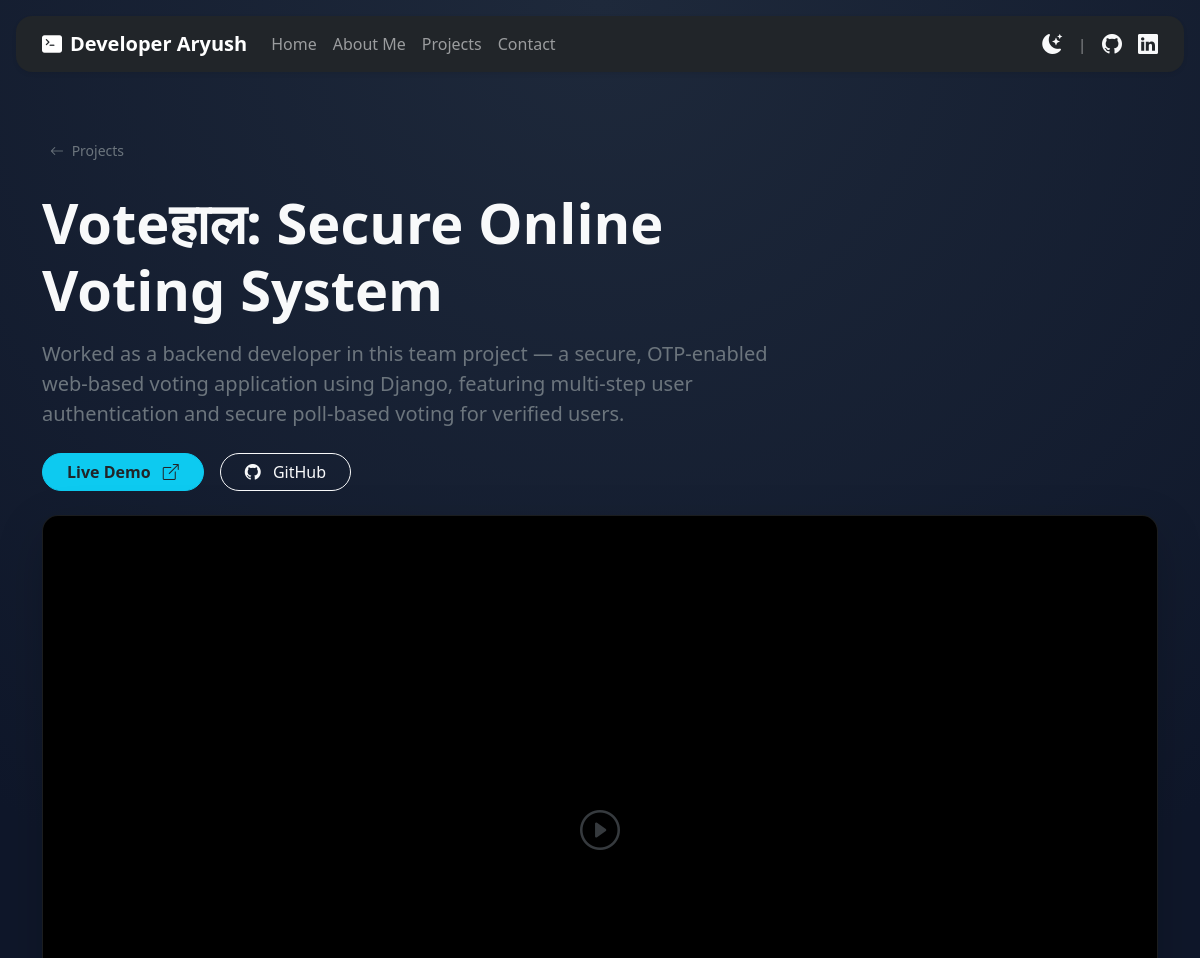
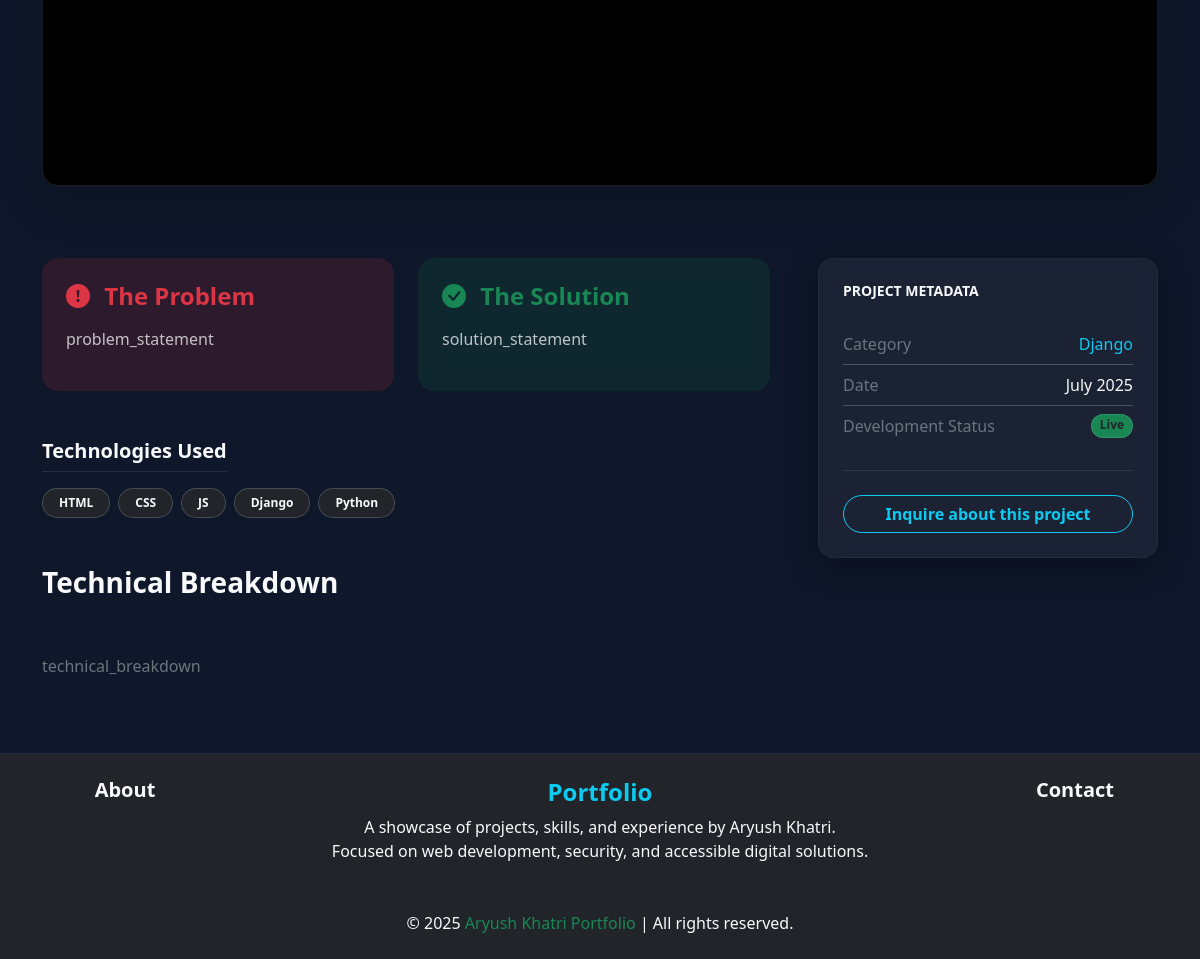
Page /aryush/project/5/ on the committed database (2 pictures, top to bottom).
### portfolio_app/models.py (models this page shows, shortened)
class Project(models.Model):
    TYPES_CHOICE = [
        ('Dj', 'Django'),
        ('Py', 'Python'),
        ('Fg', 'Figma'),
        ('FS' , 'Full Stack')
    ]
    STATUS_CHOICES = [
    ('Comp', 'Completed'),
    ('Live', 'Live'), # If you actually host it later
    ('Dev', 'In Development')]
    title = models.CharField(max_length=100)
    project_type = models.CharField(max_length=2, choices=TYPES_CHOICE)
    status = models.CharField(max_length=4, choices=STATUS_CHOICES, default='Dev')
    problem_statement = models.TextField(help_text="What was the challenge?", default = "problem_statement", blank=True, null=True)
    solution_statement = models.TextField(help_text="How did you solve it?", default = "solution_statement", blank=True, null=True)
    technical_breakdown = models.TextField(help_text="The deep dive/README content.", default = "technical_breakdown", blank=True, null=True)
    description = models.TextField(help_text="Used for the project card preview.")
    tech_stack = models.JSONField(default=list)
    vedio = models.FileField(upload_to="static/videos/", blank=True, null=True)
    github_link = models.URLField(null=True, blank=True)
    project_link = models.URLField(null=True, blank=True)
    figma_link = models.URLField(null=True, blank=True)
    is_pinned = models.BooleanField(default=False)
    created_at = models.DateTimeField(auto_now_add=True)
    updated_at = models.DateTimeField(auto_now=True)
    class Meta:
        ordering = ['-is_pinned', '-created_at']

### portfolio_app/views.py (the view)
# urls.py: path('aryush/project/<int:pk>/', project_detail, name="project_detail"),
def project_detail(request, pk):
    project_obj = get_object_or_404(Project, pk=pk)
    project = {"project":project_obj}
    return render(request, 'portfolio_app/project_detail.html',project)

### portfolio_app/templates/portfolio_app/project_detail.html (shortened to what this page needs)
{% extends "layout.html" %}
{% load static %}
{% block content %}
<div class="container pt-5 pb-4">
    <a href="{% url 'projects' %}" class="btn btn-sm btn-outline-secondary rounded-pill mb-4 border-0">
        <i class="bi bi-arrow-left me-1"></i> Projects
    </a>
    <div class="row align-items-center">
        <div class="col-lg-8">
            <h1 class="display-4 fw-bold text-light mb-3">{{ project.title }}</h1>
            <p class="lead text-secondary mb-4">{{ project.description}}</p>
            <div class="d-flex gap-3">
                {% if project.project_link %}
                <a href="{{ project.project_link }}" target="_blank"
                    class="btn btn-info rounded-pill px-4 fw-bold text-dark">
                    Live Demo <i class="bi bi-box-arrow-up-right ms-2"></i>
                </a>
                {% endif %}
                {% if project.github_link %}
                <a href="{{ project.github_link }}" target="_blank" class="btn btn-outline-light rounded-pill px-4">
                    <i class="bi bi-github me-2"></i> GitHub
                </a>
                {% endif %}
            </div>
        </div>
    </div>
</div>
<div class="container mb-5">
    <div
        class="ratio ratio-16x9 rounded-4 overflow-hidden shadow-lg border border-secondary border-opacity-25 bg-black">
        {% if project.vedio %}
        <video class="object-fit-cover w-100 h-100" controls autoplay muted loop>
            <source src="{% static project.vedio.name|cut:'static/' %}" type="video/mp4">
            Your browser does not support the video tag.
        </video>
        {% else %}
        <div class="d-flex align-items-center justify-content-center text-secondary h-100">
            <i class="bi bi-play-circle fs-1 opacity-50"></i>
        </div>
        {% endif %}
    </div>
</div>
<div class="container py-4">
    <div class="row g-5">
        <div class="col-lg-8">
            <div class="row g-4 mb-5">
                <div class="col-md-6">
                    <div class="card h-100 border-0 rounded-4"
                        style="background: rgba(220, 53, 69, 0.15); backdrop-filter: blur(10px);">
                        <div class="card-body p-4">
                            <h4 class="fw-bold text-danger mb-3">
                                <i class="bi bi-exclamation-circle-fill me-2"></i> The Problem
                            </h4>
                            <p class="text-light opacity-75">
                                {{ project.problem_statement }}
                            </p>
                        </div>
                    </div>
                </div>
                <div class="col-md-6">
                    <div class="card h-100 border-0 rounded-4"
                        style="background: rgba(25, 135, 84, 0.15); backdrop-filter: blur(10px);">
                        <div class="card-body p-4">
                            <h4 class="fw-bold text-success mb-3">
                                <i class="bi bi-check-circle-fill me-2"></i> The Solution
                            </h4>
                            <p class="text-light opacity-75">
                                {{ project.solution_statement }}
                            </p>
                        </div>
                    </div>
                </div>
            </div>
            <div class="mb-5">
                <h5
                    class="fw-bold text-light mb-3 border-bottom border-secondary border-opacity-25 pb-2 d-inline-block">
                    Technologies Used</h5>
                <div class="d-flex flex-wrap gap-2">
                    {% for tech in project.tech_stack %}
                    <span
                        class="badge rounded-pill px-3 py-2 bg-dark border border-secondary border-opacity-50 text-light badge-{{ tech }}">
                        {{ tech }}
                    </span>
                    {% endfor %}
                </div>
            </div>
            <div class="mb-5">
                <h3 class="fw-bold text-light mb-4">Technical Breakdown</h3>
                <div class="text-secondary lead fs-6" style="white-space: pre-line; line-height: 1.8;">
                    {{ project.technical_breakdown }}
                </div>
            </div>
        </div>
        <div class="col-lg-4">
            <div class="sticky-top" style="top: 100px;">
                <div class="glass-card rounded-4 p-4 border border-secondary border-opacity-10">
                    <h5 class="fw-bold text-light mb-4 text-uppercase small ls-1">Project Metadata</h5>
                    <ul class="list-group list-group-flush bg-transparent">
                        <li class="list-group-item bg-transparent text-secondary px-0 d-flex justify-content-between">
                            <span>Category</span>
                            <span class="text-info">{{ project.get_project_type_display }}</span>
                        </li>
                        <li class="list-group-item bg-transparent text-secondary px-0 d-flex justify-content-between">
                            <span>Date</span>
                            <span class="text-light">{{ project.created_at|date:"F Y" }}</span>
                        </li>
                        <li class="list-group-item bg-transparent text-secondary px-0 d-flex justify-content-between">
                            <span>Development Status</span>
                            <span class="badge rounded-pill {% if project.status == 'Live' %}bg-success text-dark{% else %}border border-info text-info{% endif %}">
        {{ project.get_status_display }}
    </span>
                        </li>
                    </ul>
                    <hr class="border-secondary opacity-25 my-4">
                            <div class="d-grid">
                                <a href="{% url 'contact' %}?project={{ project.title }}"
                                    class="btn btn-outline-info rounded-pill fw-bold">
                                    Inquire about this project
                                </a>
                            </div>
                </div>
            </div>
        </div>
    </div>
</div>
{% endblock %}

### static/css/style.css (style rules this page uses)
:root { --glass-bg: rgba(255, 255, 255, 0.05); --glass-border: rgba(255, 255, 255, 0.1); --glass-blur: 10px; --neon-blue: #0dcaf0; --deep-bg: #0f172a; }
[data-bs-theme="dark"] body { background-color: var(--deep-bg) !important; background-image: radial-gradient(circle at 50% 0%, #1e293b 0%, var(--deep-bg) 50%); background-attachment: fixed; }
.glass-card { background: var(--glass-bg); backdrop-filter: blur(var(--glass-blur)); -webkit-backdrop-filter: blur(var(--glass-blur)); border: 1px solid var(--glass-border); box-shadow: 0 8px 32px 0 rgba(0, 0, 0, 0.37); transition: transform 0.3s ease, box-shadow 0.3s ease; }
.badge-Django { color: #092e20; background-color: #44b78b; }
.badge-Python { color: #ffd43b; background-color: #306998; }
[data-bs-theme="dark"] .badge { border: 1px solid rgba(255, 255, 255, 0.1); }

### rows in the picture
Project: title "Voteहाल: Secure Online Voting System", description "Worked as a backend developer in this team project — a secure, OTP-enabled web-based voting application using Django, featuring multi-step user authentication and secure poll-based voting for verified users.", problem_statement "problem_statement", solution_statement "solution_statement", technical_breakdown "technical_breakdown", project_type "Django", created_at "July 2025", status "Live"

### other values in the picture
{{ tech }} "HTML" "CSS" "JS" "Django" "Python"
